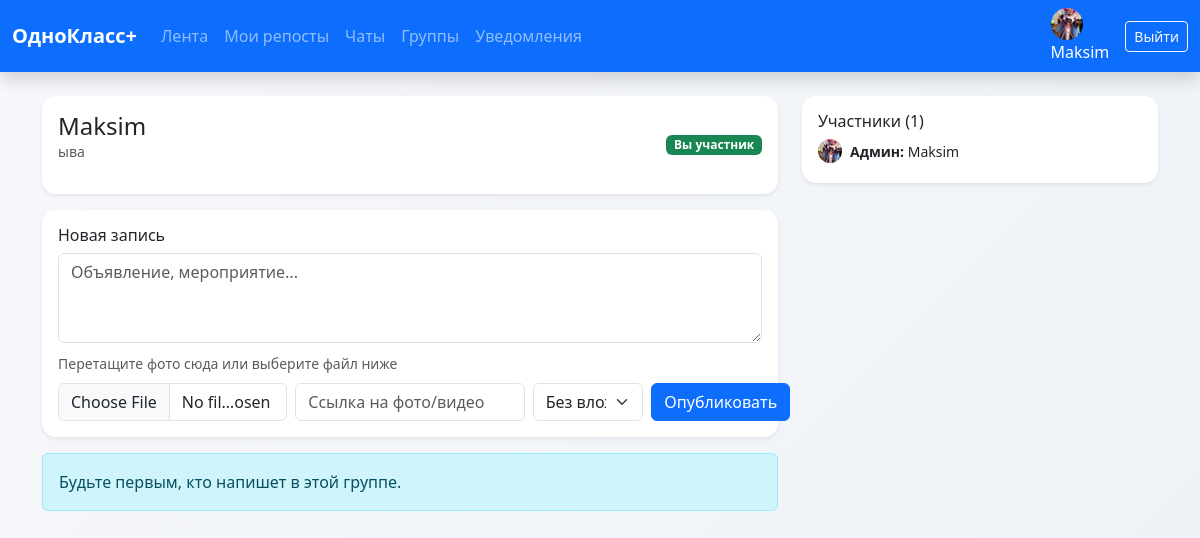
/groups/2 (signed in), run on the app's committed database.
### app/models.py (models this page shows, shortened)
class User(UserMixin, db.Model):
    id = db.Column(db.Integer, primary_key=True)
    email = db.Column(db.String(255), unique=True, nullable=False)
    phone = db.Column(db.String(20))
    password_hash = db.Column(db.String(255), nullable=False)
    name = db.Column(db.String(120), nullable=False)
    bio = db.Column(db.Text)
    avatar_url = db.Column(db.String(255))
    date_of_birth = db.Column(db.Date)
    city = db.Column(db.String(120))
    occupation = db.Column(db.String(120))
    interests = db.Column(db.Text)
    is_verified = db.Column(db.Boolean, default=False)
    created_at = db.Column(db.DateTime, default=datetime.utcnow)
    privacy_level = db.Column(db.Enum(Visibility), default=Visibility.PUBLIC)
    posts = db.relationship("Post", backref="author", lazy="dynamic")
    comments = db.relationship("Comment", backref="author", lazy="dynamic")
    messages = db.relationship("Message", backref="sender", lazy="dynamic")
    notifications = db.relationship("Notification", backref="user", lazy="dynamic")
    friends = db.relationship(
        "User",
        secondary=friendship,
        primaryjoin=id == friendship.c.user_id,
        secondaryjoin=id == friendship.c.friend_id,
        backref="friend_of",
        lazy="dynamic",
    )
    following = db.relationship(
        "User",
        secondary=followers,
        primaryjoin=id == followers.c.follower_id,
        secondaryjoin=id == followers.c.followed_id,
        backref="followers",
        lazy="dynamic",
    )

class Group(db.Model):
    id = db.Column(db.Integer, primary_key=True)
    name = db.Column(db.String(255), nullable=False)
    description = db.Column(db.Text)
    owner_id = db.Column(db.Integer, db.ForeignKey("user.id"), nullable=False)
    visibility = db.Column(db.Enum(Visibility), default=Visibility.PUBLIC)
    created_at = db.Column(db.DateTime, default=datetime.utcnow)
    members = db.relationship("GroupMember", backref="group", cascade="all, delete")
    posts = db.relationship("GroupPost", backref="group", cascade="all, delete")

class GroupMember(db.Model):
    id = db.Column(db.Integer, primary_key=True)
    group_id = db.Column(db.Integer, db.ForeignKey("group.id"))
    user_id = db.Column(db.Integer, db.ForeignKey("user.id"))
    is_admin = db.Column(db.Boolean, default=False)
    created_at = db.Column(db.DateTime, default=datetime.utcnow)
    user = db.relationship("User", backref="group_memberships")

### app/groups/routes.py (the view, shortened to what this page needs)
@groups_bp.route("/<int:group_id>", methods=["GET", "POST"])
@login_required
def detail(group_id: int):
    group = Group.query.get_or_404(group_id)
    members = GroupMember.query.filter_by(group_id=group.id).all()
    is_member = any(m.user_id == current_user.id for m in members)
    post_form = PostForm()
    posts = GroupPost.query.filter_by(group_id=group.id).order_by(GroupPost.created_at.desc()).all()
    return render_template("groups/detail.html", group=group, posts=posts, post_form=post_form, members=members, is_member=is_member)

### app/forms.py
class PostForm(FlaskForm):
    body = TextAreaField("Что нового?", validators=[DataRequired(), Length(max=1000)])
    media_url = StringField("Ссылка на фото/видео (YouTube, VK и т.п.)")
    image = FileField(
        "Фото",
        validators=[FileAllowed(["jpg", "jpeg", "png", "gif"], "Только изображения.")],
    )
    video = FileField(
        "Видео до 3 минут",
        validators=[FileAllowed(["mp4", "webm", "ogg"], "Только видеофайлы.")],
    )
    media_type = SelectField(
        "Тип медиа",
        choices=[("none", "Без вложений"), ("image", "Фото"), ("video", "Видео"), ("link", "Ссылка на видео")],
    )
    visibility = SelectField(
        "Видимость",
        choices=[("public", "Все"), ("friends", "Друзья"), ("private", "Только я")],
    )
    submit = SubmitField("Опубликовать")

### app/models.py (called while the page is built)
@login_manager.user_loader
def load_user(user_id: str) -> Optional[User]:
    return User.query.get(int(user_id))

### app/templates/groups/detail.html (shortened to what this page needs)
{% extends "base.html" %}
{% block content %}
<div class="row g-4">
    <div class="col-lg-8">
        <div class="card shadow-sm mb-3">
            <div class="card-body d-flex justify-content-between align-items-center">
                <div>
                    <h4 class="card-title mb-0">{{ group.name }}</h4>
                    <p class="text-muted small">{{ group.description or "Без описания" }}</p>
                </div>
                <div class="d-flex align-items-center gap-2">
                    {% if is_member %}
                        <span class="badge text-bg-success">Вы участник</span>
                    {% else %}
                        <form method="post" action="{{ url_for('groups.join', group_id=group.id) }}">
                            <button class="btn btn-outline-primary btn-sm">Вступить</button>
                        </form>
                    {% endif %}
                </div>
            </div>
        </div>
        {% if is_member %}
            <div class="card shadow-sm mb-3">
                <div class="card-body">
                    <h6 class="card-title">Новая запись</h6>
                    <form method="post" enctype="multipart/form-data">
                        {{ post_form.body(class="form-control mb-2", rows=3, placeholder="Объявление, мероприятие...") }}
                        <div class="post-dropzone mb-2" data-dropzone-target="{{ post_form.image.id }}">
                            <span class="small text-muted">Перетащите фото сюда или выберите файл ниже</span>
                        </div>
                        <div class="row g-2 align-items-end">
                            <div class="col-md-4">{{ post_form.image(class="form-control", accept="image/*") }}</div>
                            <div class="col-md-4">{{ post_form.media_url(class="form-control", placeholder="Ссылка на фото/видео") }}</div>
                            <div class="col-md-2">{{ post_form.media_type(class="form-select") }}</div>
                            <div class="col-md-2 d-grid">{{ post_form.submit(class="btn btn-primary") }}</div>
                        </div>
                    </form>
                </div>
            </div>
        {% else %}
            <div class="alert alert-info">Чтобы писать в группе, сначала вступите в неё.</div>
        {% endif %}
        {% for p in posts %}
            <div class="card shadow-sm mb-3">
                <div class="card-body">
                    <div class="d-flex justify-content-between">
                        <div>
                            <strong>{{ p.author.name }}</strong>
                            <div class="text-muted small">{{ p.created_at.strftime("%d %b %H:%M") }}</div>
                        </div>
                        <span class="badge text-bg-light">Группа</span>
                    </div>
                    <p class="mt-2">{{ p.body }}</p>
                    {% if p.media_url %}
                        {% if p.media_type == 'image' %}
                            <img src="{{ p.media_url }}" alt="media" class="img-fluid rounded mb-2">
                        {% else %}
                            <div class="ratio ratio-16x9 bg-light rounded mb-2">
                                <iframe src="{{ p.media_url }}" title="media" allowfullscreen></iframe>
                            </div>
                        {% endif %}
                    {% endif %}
                </div>
            </div>
        {% else %}
            <div class="alert alert-info">Будьте первым, кто напишет в этой группе.</div>
        {% endfor %}
    </div>
    <div class="col-lg-4">
        <div class="card shadow-sm">
            <div class="card-body">
                <h6 class="card-title">Участники ({{ members|length }})</h6>
                {% if members %}
                    <ul class="list-unstyled small mb-0">
                        {% for m in members %}
                            <li class="d-flex align-items-center gap-2 mb-1">
                                <img src="{{ m.user.avatar_url or url_for('static', filename='img/avatar-placeholder.svg') }}"
                                     alt="avatar"
                                     style="width:24px;height:24px;border-radius:50%;object-fit:cover;">
                                <span>
                                    {% if m.is_admin %}<strong>Админ:</strong> {% endif %}
                                    {{ m.user.name }}
                                </span>
                            </li>
                        {% endfor %}
                    </ul>
                {% else %}
                    <p class="small text-muted mb-0">Пока нет участников.</p>
                {% endif %}
            </div>
        </div>
    </div>
</div>
{% endblock %}

### app/templates/base.html (shortened to what this page needs)
<!doctype html>
<html lang="ru">
<head>
    <link href="https://cdn.jsdelivr.net/npm/bootstrap@5.3.3/dist/css/bootstrap.min.css" rel="stylesheet">
    <link rel="stylesheet" href="{{ url_for('static', filename='style.css') }}">
</head>
<body class="bg-body">
<nav class="navbar navbar-expand-lg navbar-dark bg-primary sticky-top shadow">
    <div class="container-fluid">
        <a class="navbar-brand fw-bold" href="{{ url_for('main.feed') }}">ОдноКласс+</a>
        <div class="collapse navbar-collapse" id="navMain">
            <ul class="navbar-nav me-auto mb-2 mb-lg-0">
                <li class="nav-item"><a class="nav-link {% if current_endpoint == 'main.feed' %}active{% endif %}" href="{{ url_for('main.feed') }}">Лента</a></li>
                {% if current_user.is_authenticated %}
                    <li class="nav-item"><a class="nav-link {% if current_endpoint == 'main.my_reposts' %}active{% endif %}" href="{{ url_for('main.my_reposts') }}">Мои репосты</a></li>
                {% endif %}
                <li class="nav-item"><a class="nav-link {% if current_endpoint == 'messages.inbox' %}active{% endif %}" href="{{ url_for('messages.inbox') }}">Чаты</a></li>
                <li class="nav-item"><a class="nav-link {% if current_endpoint == 'groups.list_groups' %}active{% endif %}" href="{{ url_for('groups.list_groups') }}">Группы</a></li>
                <li class="nav-item"><a class="nav-link {% if current_endpoint == 'notifications.list_notifications' %}active{% endif %}" href="{{ url_for('notifications.list_notifications') }}">
                    Уведомления
                </a></li>
            </ul>
            {% if current_user.is_authenticated %}
                <div class="d-flex align-items-center gap-3">
                    <a href="{{ url_for('profile.view', user_id=current_user.id) }}" class="text-white text-decoration-none">
                        <div class="avatar-sm me-1">
                            <img src="{{ current_user.avatar_url or url_for('static', filename='img/avatar-placeholder.svg') }}" alt="avatar">
                        </div>
                        {{ current_user.name }}
                    </a>
                    <a class="btn btn-outline-light btn-sm" href="{{ url_for('auth.logout') }}">Выйти</a>
                </div>
            {% else %}
                <a class="btn btn-light btn-sm" href="{{ url_for('auth.login') }}">Войти</a>
            {% endif %}
        </div>
    </div>
</nav>
<div class="container py-4">
    {% block content %}{% endblock %}
</div>
</body>
</html>

### app/static/style.css (style rules this page uses)
:root { --ok-orange: #f58220; --ok-blue: #1976d2; }
body { background: linear-gradient(135deg, #f7f8fb 0%, #eef2f7 100%); }
.avatar-sm img { width: 32px; height: 32px; border-radius: 50%; object-fit: cover; }
.card { border: none; border-radius: 14px; }
textarea.form-control { min-height: 90px; }

### data on the page
User: avatar_url (picture), name "Maksim"
Group: name "Maksim", description "ыва"
GroupMember: user (picture), shows "Админ:", user.name "Maksim"

### other printed values
{{ members|length }} "1"
